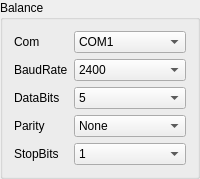
      <widget class="QGroupBox" name="gBoxBalance">
       <property name="title">
        <string>Balance</string>
       </property>
       <layout class="QGridLayout" name="gridLayout">
        <item row="0" column="0">
         <widget class="QLabel" name="label_12">
          <property name="sizePolicy">
           <sizepolicy hsizetype="Fixed" vsizetype="Preferred">
            <horstretch>0</horstretch>
            <verstretch>0</verstretch>
           </sizepolicy>
          </property>
          <property name="text">
           <string>Com</string>
          </property>
         </widget>
        </item>
        <item row="0" column="1">
         <widget class="QComboBox" name="comboBalSerialNum">
          <item>
           <property name="text">
            <string>COM1</string>
           </property>
          </item>
          <item>
           <property name="text">
            <string>COM2</string>
           </property>
          </item>
          <item>
           <property name="text">
            <string>COM3</string>
           </property>
          </item>
          <item>
           <property name="text">
            <string>COM4</string>
           </property>
          </item>
          <item>
           <property name="text">
            <string>COM5</string>
           </property>
          </item>
          <item>
           <property name="text">
            <string>COM6</string>
           </property>
          </item>
          <item>
           <property name="text">
            <string>COM7</string>
           </property>
          </item>
          <item>
           <property name="text">
            <string>COM8</string>
           </property>
          </item>
          <item>
           <property name="text">
            <string>COM9</string>
           </property>
          </item>
          <item>
           <property name="text">
            <string>COM10</string>
           </property>
          </item>
          <item>
           <property name="text">
            <string>COM11</string>
           </property>
          </item>
          <item>
           <property name="text">
            <string>COM12</string>
           </property>
          </item>
          <item>
           <property name="text">
            <string>COM13</string>
           </property>
          </item>
          <item>
           <property name="text">
            <string>COM14</string>
           </property>
          </item>
          <item>
           <property name="text">
            <string>COM15</string>
           </property>
          </item>
          <item>
           <property name="text">
            <string>COM16</string>
           </property>
          </item>
          <item>
           <property name="text">
            <string>COM17</string>
           </property>
          </item>
          <item>
           <property name="text">
            <string>COM18</string>
           </property>
          </item>
          <item>
           <property name="text">
            <string>COM19</string>
           </property>
          </item>
          <item>
           <property name="text">
            <string>COM20</string>
           </property>
          </item>
         </widget>
        </item>
        <item row="1" column="0">
         <widget class="QLabel" name="label_10">
          <property name="text">
           <string>BaudRate</string>
          </property>
         </widget>
        </item>
        <item row="1" column="1">
         <widget class="QComboBox" name="comboBalBaudRate">
          <item>
           <property name="text">
            <string>2400</string>
           </property>
          </item>
          <item>
           <property name="text">
            <string>4800</string>
           </property>
          </item>
          <item>
           <property name="text">
            <string>9600</string>
           </property>
          </item>
          <item>
           <property name="text">
            <string>14400</string>
           </property>
          </item>
          <item>
           <property name="text">
            <string>19200</string>
           </property>
          </item>
          <item>
           <property name="text">
            <string>38400</string>
           </property>
          </item>
          <item>
           <property name="text">
            <string>56000</string>
           </property>
          </item>
         </widget>
        </item>
        <item row="2" column="0">
         <widget class="QLabel" name="label_8">
          <property name="text">
           <string>DataBits</string>
          </property>
         </widget>
        </item>
        <item row="2" column="1">
         <widget class="QComboBox" name="comboBalBits">
          <item>
           <property name="text">
            <string>5</string>
           </property>
          </item>
          <item>
           <property name="text">
            <string>6</string>
           </property>
          </item>
          <item>
           <property name="text">
            <string>7</string>
           </property>
          </item>
          <item>
           <property name="text">
            <string>8</string>
           </property>
          </item>
         </widget>
        </item>
        <item row="3" column="0">
         <widget class="QLabel" name="label_11">
          <property name="text">
           <string>Parity</string>
          </property>
         </widget>
        </item>
        <item row="3" column="1">
         <widget class="QComboBox" name="comboBalChkBit">
          <item>
           <property name="text">
            <string>None</string>
           </property>
          </item>
          <item>
           <property name="text">
            <string>Odd</string>
           </property>
          </item>
          <item>
           <property name="text">
            <string>Even</string>
           </property>
          </item>
         </widget>
        </item>
        <item row="4" column="0">
         <widget class="QLabel" name="label_9">
          <property name="text">
           <string>StopBits</string>
          </property>
         </widget>
        </item>
        <item row="4" column="1">
         <widget class="QComboBox" name="comboBalEndBit">
          <item>
           <property name="text">
            <string>1</string>
           </property>
          </item>
          <item>
           <property name="text">
            <string>1.5</string>
           </property>
          </item>
          <item>
           <property name="text">
            <string>2</string>
           </property>
          </item>
         </widget>
        </item>
       </layout>
      </widget>
